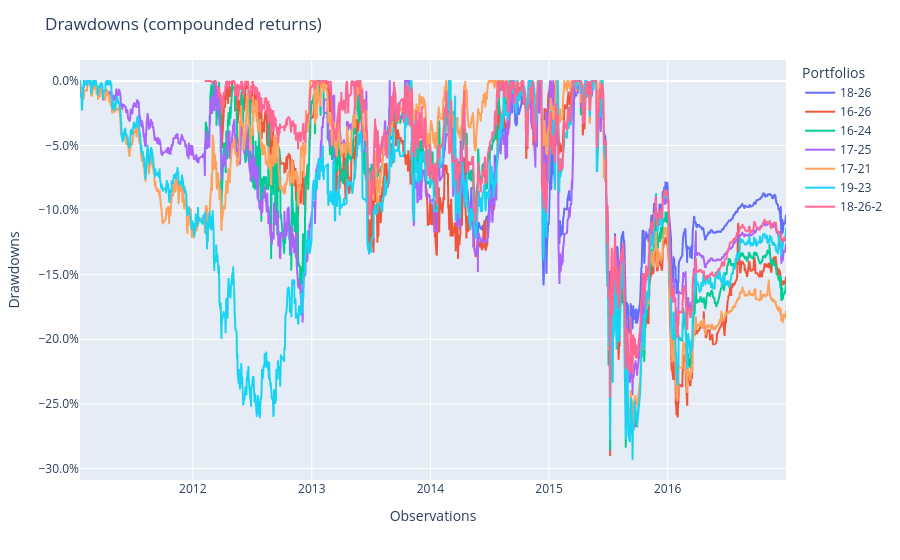

The code cell stored with this chart in its notebook:
### Code cell
pop.plot_drawdowns()

### Figure 1 — Plotly figure (JSON) as saved in the notebook; plotly's stock layout.template omitted (floating-point values rounded to 4 significant figures; data arrays with more than 128 entries replaced by an {"elided": "..."} marker saying what was removed)
{"data": [{"hovertemplate": "variable=18-26<br>index=%{x}<br>value=%{y}<extra></extra>", "legendgroup": "18-26", "line": {"color": "#636efa", "dash": "solid"}, "marker": {"symbol": "circle"}, "mode": "lines", "name": "18-26", "showlegend": true, "type": "scattergl", "x": {"elided": "1447 str values"}, "xaxis": "x", "y": {"elided": "1447 float values"}, "yaxis": "y"}, {"hovertemplate": "variable=16-26<br>index=%{x}<br>value=%{y}<extra></extra>", "legendgroup": "16-26", "line": {"color": "#EF553B", "dash": "solid"}, "marker": {"symbol": "circle"}, "mode": "lines", "name": "16-26", "showlegend": true, "type": "scattergl", "x": {"elided": "1447 str values"}, "xaxis": "x", "y": {"elided": "1447 float values"}, "yaxis": "y"}, {"hovertemplate": "variable=16-24<br>index=%{x}<br>value=%{y}<extra></extra>", "legendgroup": "16-24", "line": {"color": "#00cc96", "dash": "solid"}, "marker": {"symbol": "circle"}, "mode": "lines", "name": "16-24", "showlegend": true, "type": "scattergl", "x": {"elided": "1447 str values"}, "xaxis": "x", "y": {"elided": "1447 float values"}, "yaxis": "y"}, {"hovertemplate": "variable=17-25<br>index=%{x}<br>value=%{y}<extra></extra>", "legendgroup": "17-25", "line": {"color": "#ab63fa", "dash": "solid"}, "marker": {"symbol": "circle"}, "mode": "lines", "name": "17-25", "showlegend": true, "type": "scattergl", "x": {"elided": "1447 str values"}, "xaxis": "x", "y": {"elided": "1447 float values"}, "yaxis": "y"}, {"hovertemplate": "variable=17-21<br>index=%{x}<br>value=%{y}<extra></extra>", "legendgroup": "17-21", "line": {"color": "#FFA15A", "dash": "solid"}, "marker": {"symbol": "circle"}, "mode": "lines", "name": "17-21", "showlegend": true, "type": "scattergl", "x": {"elided": "1447 str values"}, "xaxis": "x", "y": {"elided": "1447 float values"}, "yaxis": "y"}, {"hovertemplate": "variable=19-23<br>index=%{x}<br>value=%{y}<extra></extra>", "legendgroup": "19-23", "line": {"color": "#19d3f3", "dash": "solid"}, "marker": {"symbol": "circle"}, "mode": "lines", "name": "19-23", "showlegend": true, "type": "scattergl", "x": {"elided": "1447 str values"}, "xaxis": "x", "y": {"elided": "1447 float values"}, "yaxis": "y"}, {"hovertemplate": "variable=18-26-2<br>index=%{x}<br>value=%{y}<extra></extra>", "legendgroup": "18-26-2", "line": {"color": "#FF6692", "dash": "solid"}, "marker": {"symbol": "circle"}, "mode": "lines", "name": "18-26-2", "showlegend": true, "type": "scattergl", "x": {"elided": "1447 str values"}, "xaxis": "x", "y": {"elided": "1447 float values"}, "yaxis": "y"}], "layout": {"legend": {"title": {"text": "Portfolios"}, "tracegroupgap": 0}, "margin": {"t": 60}, "title": {"text": "Drawdowns (compounded returns)"}, "xaxis": {"anchor": "y", "domain": [0, 1], "title": {"text": "Observations"}}, "yaxis": {"anchor": "x", "domain": [0, 1], "tickformat": ".1%", "title": {"text": "Drawdowns"}}}}
